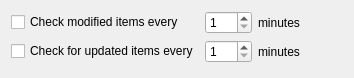
<?xml version="1.0" encoding="UTF-8"?>
<ui version="4.0">
 <class>PollingSettings</class>
 <widget class="QWidget" name="PollingSettings">
  <property name="geometry">
   <rect>
    <x>0</x>
    <y>0</y>
    <width>354</width>
    <height>78</height>
   </rect>
  </property>
  <layout class="QVBoxLayout" name="verticalLayout">
   <item>
    <layout class="QHBoxLayout" name="horizontalLayout">
     <item>
      <layout class="QGridLayout" name="gridLayout">
       <item row="0" column="0">
        <widget class="QCheckBox" name="kcfg_poll_modified">
         <property name="text">
          <string>Check modified items every</string>
         </property>
        </widget>
       </item>
       <item row="0" column="1">
        <widget class="QSpinBox" name="kcfg_poll_modified_minutes">
         <property name="minimum">
          <number>1</number>
         </property>
         <property name="maximum">
          <number>999</number>
         </property>
        </widget>
       </item>
       <item row="0" column="2">
        <widget class="QLabel" name="label_2">
         <property name="text">
          <string>minutes</string>
         </property>
        </widget>
       </item>
       <item row="1" column="0">
        <widget class="QCheckBox" name="kcfg_poll_updates">
         <property name="toolTip">
          <string>If set check for updates on working copy when network is enabled on regular base</string>
         </property>
         <property name="text">
          <string>Check for updated items every</string>
         </property>
        </widget>
       </item>
       <item row="1" column="1">
        <widget class="QSpinBox" name="kcfg_poll_updates_minutes">
         <property name="minimum">
          <number>1</number>
         </property>
         <property name="maximum">
          <number>999</number>
         </property>
        </widget>
       </item>
       <item row="1" column="2">
        <widget class="QLabel" name="label">
         <property name="text">
          <string>minutes</string>
         </property>
        </widget>
       </item>
      </layout>
     </item>
     <item>
      <spacer name="horizontalSpacer">
       <property name="orientation">
        <enum>Qt::Horizontal</enum>
       </property>
       <property name="sizeHint" stdset="0">
        <size>
         <width>40</width>
         <height>20</height>
        </size>
       </property>
      </spacer>
     </item>
    </layout>
   </item>
   <item>
    <spacer name="verticalSpacer">
     <property name="orientation">
      <enum>Qt::Vertical</enum>
     </property>
     <property name="sizeHint" stdset="0">
      <size>
       <width>20</width>
       <height>1</height>
      </size>
     </property>
    </spacer>
   </item>
  </layout>
 </widget>
 <tabstops>
  <tabstop>kcfg_poll_modified</tabstop>
  <tabstop>kcfg_poll_modified_minutes</tabstop>
  <tabstop>kcfg_poll_updates</tabstop>
  <tabstop>kcfg_poll_updates_minutes</tabstop>
 </tabstops>
 <resources/>
 <connections/>
</ui>
